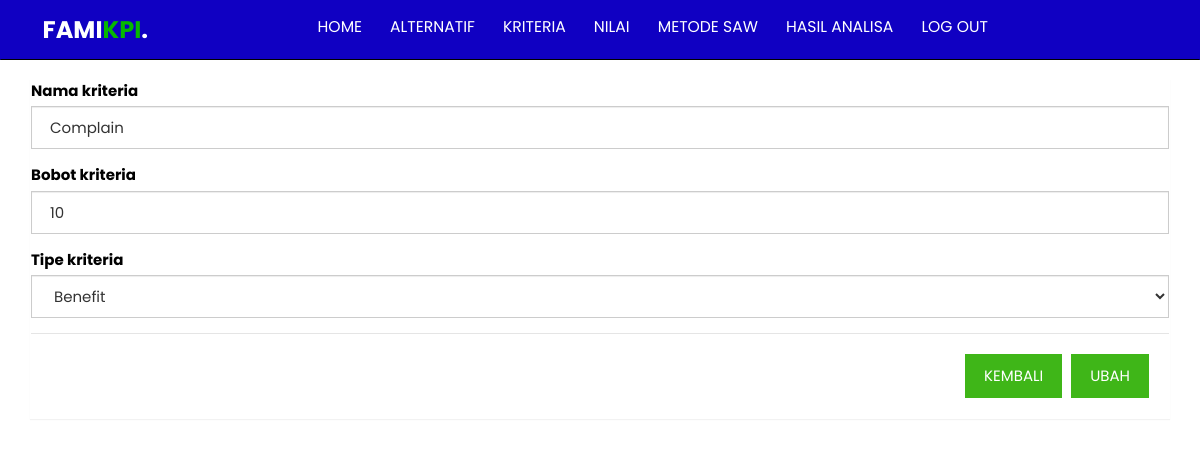
Screenshot of /admin/kriteriaaksi.php?id_kriteria=2&aksi=ubah (signed in) with the database file from the repository.
### tables this page shows
CREATE TABLE `tbl_kriteria` (
  `id_kriteria` int(11) NOT NULL,
  `nama_kriteria` varchar(50) NOT NULL,
  `bobot_kriteria` double NOT NULL,
  `tipe_kriteria` varchar(20) NOT NULL
);

### admin/kriteriaaksi.php (the view, shortened to what this page needs)
<?php
include 'header.php';
if (isset($_GET['aksi'])) {
	if ($_GET['aksi']=='tambah') { ?>
<link rel="stylesheet" href="../asset/css/csstop.css" />
		<div class="container">
	<div class="row">
		<ol class="breadcrumb"><h4>KRITERIA/ TAMBAH DATA</h4></ol>
	</div>
	<div class="panel panel-container">
		<div class="boostrap-table">
		<form action="kriteriaproses.php?proses=prosestambah" method="post" enctype="multipart/form-data">
			<div class="form-group">
				<label>Nama kriteria</label>
				<input type="text" name="nama_kriteria" class="form-control
				" placeholder="nama kriteria">
			</div>
			<div class="form-group">
				<label>Bobot kriteria</label>
				<input type="number" name="bobot_kriteria" class="form-control
				" placeholder="0">
			</div>
			<div class="form-group">
				<label>Tipe kriteria</label>
				<select name="tipe_kriteria" class="form-control
				">
					<option>Benefit</option>
					<option>Cost</option>
				</select>
			</div>
			<div class="modal-footer">
				<a href="kriteria.php" class="btn btn-success">KEMBALI</a>
				<input type="submit" class="btn btn-success" value="SIMPAN">
			</div>
		</form>
		</div>
	</div>
</div>
	<?php }else if($_GET['aksi']=='ubah'){ ?>
		<div class="container">
	<div class="row">
		<ol class="breadcrumb"><h4>KRITERIA/ UBAH DATA</h4></ol>
	</div>
	<div class="panel panel-container">
		<div class="boostrap-table">
			<?php
			$data = mysqli_query($conn, "SELECT * FROM tbl_kriteria WHERE id_kriteria='$_GET[id_kriteria]'");
				           while ($a=mysqli_fetch_array($data)) {
			?>
		<form action="kriteriaproses.php?proses=prosesubah" method="post" enctype="multipart/form-data">
			<div class="form-group">
				<label>Nama kriteria</label>
				<input type="text" name="nama_kriteria" class="form-control
				" placeholder="nama kriteria" value="<?php echo $a['nama_kriteria']; ?>">
			</div>
			<div class="form-group">
				<label>Bobot kriteria</label>
				<input type="number" name="bobot_kriteria" class="form-control
				" placeholder="0" value="<?php echo $a['bobot_kriteria']; ?>">
			</div>
			<div class="form-group">
				<label>Tipe kriteria</label>
				<select name="tipe_kriteria" class="form-control
				">
				<option selected><?php echo $a['tipe_kriteria']; ?></option>
				</select>
			</div>
			<div class="modal-footer">
				<a href="kriteria.php" class="btn btn-success">KEMBALI</a>
				<input type="submit" class="btn btn-success" value="UBAH">
			</div>
		</form>
		<?php } ?>
		</div>
	</div>
</div>
	<?php } } ?>

### asset/css/style.css (style rules this page uses)
:root { --primary: rgb(16, 0, 194); --bg: #fff; }
* { margin: 0; padding: 0; box-sizing: border-box; outline: none; border: none; text-decoration: none; }
body { font-family: "poppins", sans-serif; background-color: var(--bg); color: black; }
@media (max-width: 1366px) { html { font-size: 75%; } }

### rows the page displays
tbl_kriteria: nama_kriteria "Complain", bobot_kriteria "10", tipe_kriteria "Benefit"
